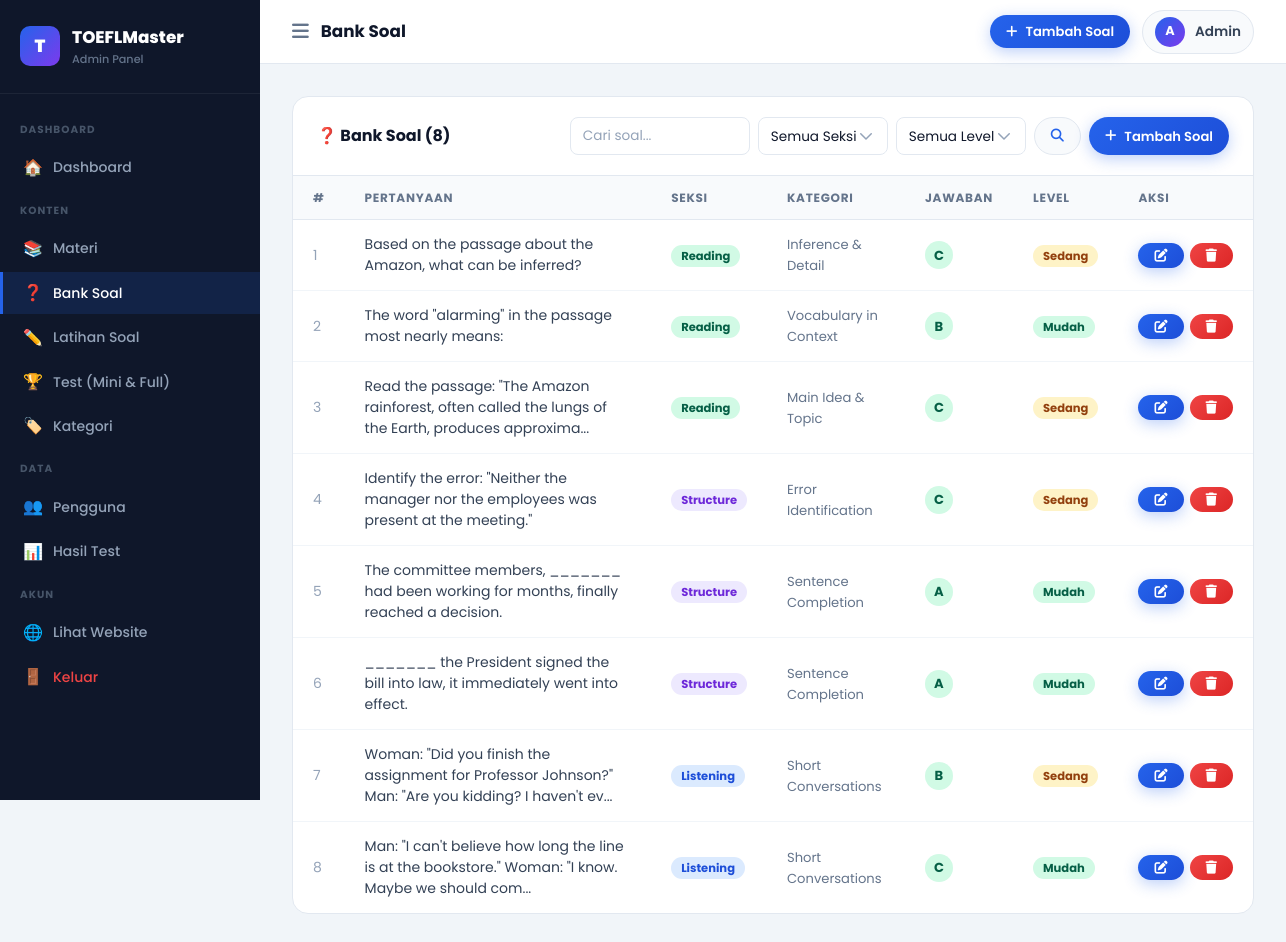
The page /admin/pages/questions.php (signed in) on the database as committed earlier.
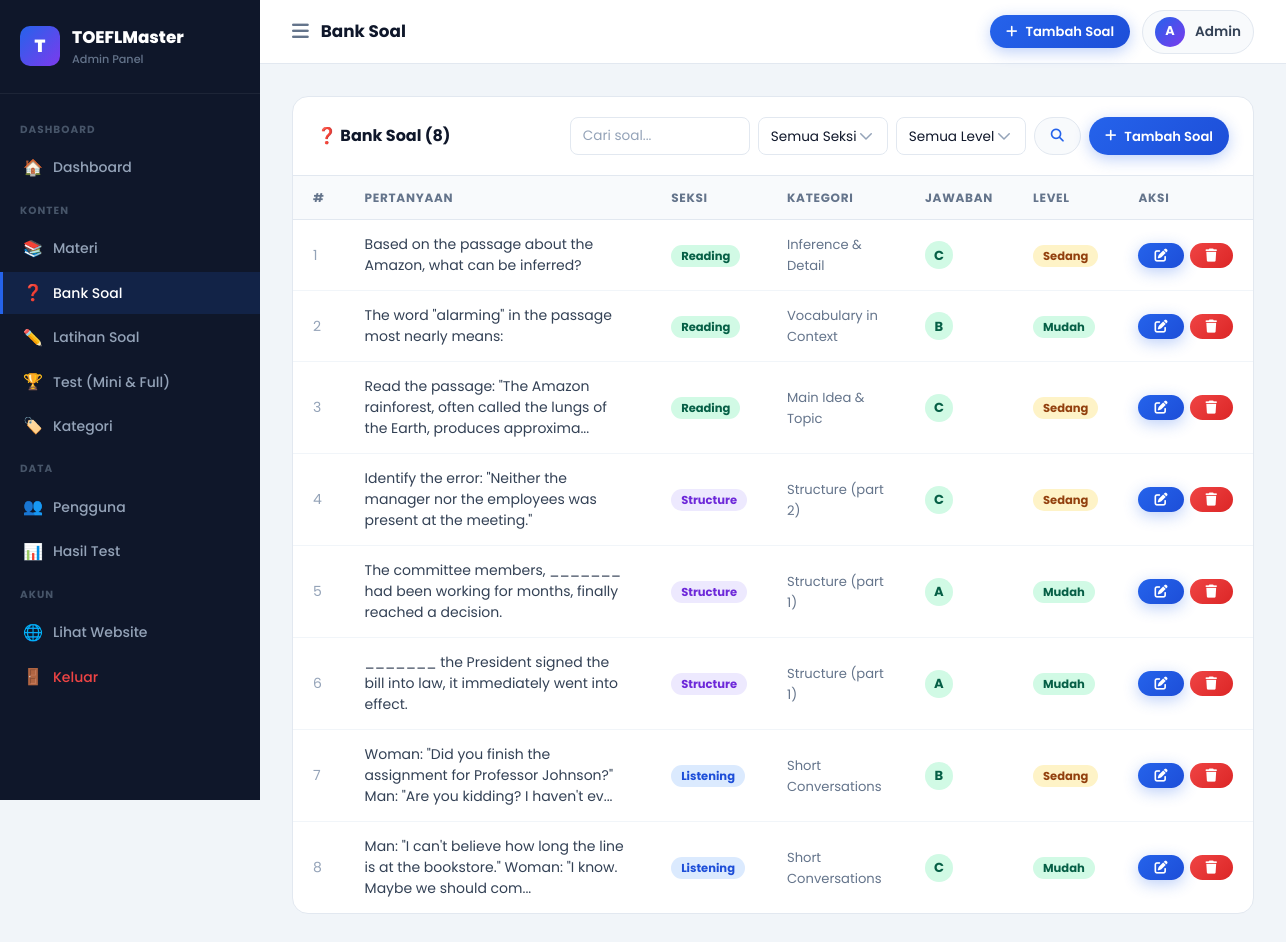
The same page on the database as committed later.
### tables this page shows
CREATE TABLE `questions` (
  `id` int(11) NOT NULL,
  `section` enum('listening','structure','reading') NOT NULL,
  `category_id` int(11) DEFAULT NULL,
  `material_id` int(11) DEFAULT NULL,
  `question_text` text NOT NULL,
  `passage_text` longtext DEFAULT NULL,
  `option_a` text NOT NULL,
  `option_b` text NOT NULL,
  `option_c` text NOT NULL,
  `option_d` text NOT NULL,
  `correct_answer` enum('A','B','C','D') NOT NULL,
  `explanation` text DEFAULT NULL,
  `difficulty` enum('easy','medium','hard') DEFAULT 'medium',
  `created_at` timestamp NOT NULL DEFAULT current_timestamp()
);

CREATE TABLE `categories` (
  `id` int(11) NOT NULL,
  `name` varchar(100) NOT NULL,
  `slug` varchar(100) NOT NULL,
  `section` enum('listening','structure','reading') NOT NULL,
  `icon` varchar(50) DEFAULT NULL,
  `description` text DEFAULT NULL,
  `sort_order` int(11) DEFAULT 0
);

### includes/config.php (called while the page is built, shortened)
<?php
function sanitize($input) {
    return htmlspecialchars(trim($input), ENT_QUOTES, 'UTF-8');
}
?>

### admin/pages/questions.php (the view, shortened to what this page needs)
<?php
require_once '../../includes/config.php';
$db = getDB();
$action = $_GET['action'] ?? 'list';
$id     = isset($_GET['id']) ? (int)$_GET['id'] : 0;
if ($action === 'add') {
    $q = ['id'=>0,'section'=>'structure','category_id'=>null,'material_id'=>null,'question_text'=>'','passage_text'=>'','option_a'=>'','option_b'=>'','option_c'=>'','option_d'=>'','correct_answer'=>'A','explanation'=>'','difficulty'=>'medium'];
    $pageTitle = 'Tambah Soal Baru';
    $audios = [];
} else {
    $search  = trim($_GET['q'] ?? '');
    $where   = []; $params = [];
    $whereSQL = $where ? 'WHERE '.implode(' AND ',$where) : '';
    $stmt = $db->prepare("SELECT q.*,c.name as cat_name FROM questions q LEFT JOIN categories c ON q.category_id=c.id $whereSQL ORDER BY q.id DESC");
    $stmt->execute($params);
    $questions = $stmt->fetchAll();
}
include '../includes/header.php';
?>
<?php if ($action==='list'): ?>
<div class="admin-table-card">
  <div class="admin-table-header">
    <div class="admin-table-title">❓ Bank Soal (<?= count($questions) ?>)</div>
    <div style="display:flex;gap:8px;flex-wrap:wrap;">
      <form method="GET" style="display:flex;gap:8px;">
        <input type="text" name="q" class="form-control" placeholder="Cari soal..." value="<?= sanitize($search) ?>" style="width:180px;padding:8px 12px;font-size:0.85rem;">
        <select name="section" class="admin-select" style="width:130px;padding:8px 12px;font-size:0.85rem;">
          <option value="">Semua Seksi</option>
        </select>
        <select name="diff" class="admin-select" style="width:130px;padding:8px 12px;font-size:0.85rem;">
          <option value="">Semua Level</option>
        </select>
        <button type="submit" class="btn btn-secondary btn-sm"><i class="fas fa-search"></i></button>
      </form>
      <a href="?action=add" class="btn btn-primary btn-sm"><i class="fas fa-plus"></i> Tambah Soal</a>
    </div>
  </div>
  <table class="admin-table">
    <thead><tr>
      <th>#</th><th style="min-width:300px;">Pertanyaan</th><th>Seksi</th><th>Kategori</th><th>Jawaban</th><th>Level</th><th>Aksi</th>
    </tr></thead>
    <tbody>
    <?php if (empty($questions)): ?>
      <tr><td colspan="7" style="text-align:center;padding:40px;color:#94A3B8;">Belum ada soal. <a href="?action=add" style="color:#2563EB;">Tambah sekarang</a></td></tr>
    <?php else: foreach($questions as $i=>$q): ?>
    <tr>
      <td style="color:#94A3B8;"><?= $i+1 ?></td>
      <td>
        <div style="font-size:0.875rem;line-height:1.5;max-width:360px;">
          <?= sanitize(mb_strimwidth($q['question_text'],0,100,'...')) ?>
        </div>
      </td>
      <td><span class="sec-badge sec-<?= $q['section'] ?>"><?= ucfirst($q['section']) ?></span></td>
      <td style="font-size:0.82rem;color:#64748B;"><?= sanitize($q['cat_name'] ?? '-') ?></td>
      <td>
        <span style="width:28px;height:28px;border-radius:50%;background:#D1FAE5;color:#065F46;font-weight:700;display:inline-flex;align-items:center;justify-content:center;font-size:0.82rem;">
          <?= $q['correct_answer'] ?>
        </span>
      </td>
      <td>
        <?php $dColors=['easy'=>'#D1FAE5:#065F46','medium'=>'#FEF3C7:#92400E','hard'=>'#FEE2E2:#991B1B'];
              $dc = explode(':',$dColors[$q['difficulty']]);
              $dLabel=['easy'=>'Mudah','medium'=>'Sedang','hard'=>'Sulit'][$q['difficulty']];
        ?>
        <span style="background:<?= $dc[0] ?>;color:<?= $dc[1] ?>;padding:3px 10px;border-radius:100px;font-size:0.72rem;font-weight:700;"><?= $dLabel ?></span>
      </td>
      <td>
        <div style="display:flex;gap:6px;">
          <a href="?action=edit&id=<?= $q['id'] ?>" class="btn btn-primary btn-sm"><i class="fas fa-edit"></i></a>
          <a href="?action=delete&id=<?= $q['id'] ?>" class="btn btn-danger btn-sm" onclick="return confirm('Hapus soal ini?')"><i class="fas fa-trash"></i></a>
        </div>
      </td>
    </tr>
    <?php endforeach; endif; ?>
    </tbody>
  </table>
</div>
<?php endif; ?>
<?php include '../includes/footer.php'; ?>

Rows that differ between the two databases and show on the page:
changed through a linked row, questions: category.name "Error Identification" → "Structure (part 2)"
changed through a linked row, questions (number 5 of 8 on the later page): category.name "Sentence Completion" → "Structure (part 1)"
changed through a linked row, questions "_______ the President signed the bill into law, it immediately went into effect.": category.name "Sentence Completion" → "Structure (part 1)"
